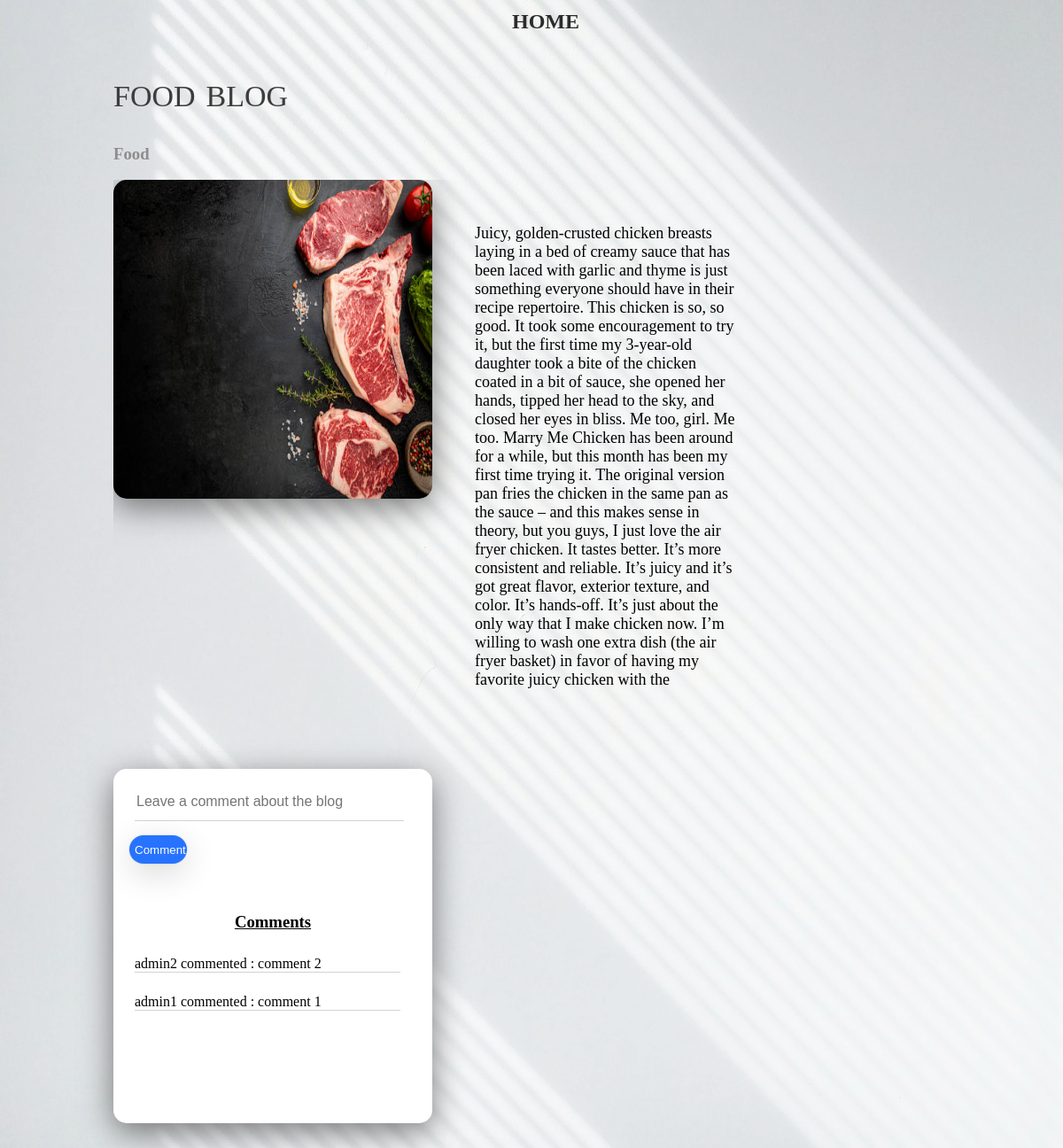
Page /ExtraPages/blogToShow.php?id=1 on the committed database.
### tables this page shows
CREATE TABLE `blogs` (
  `id` int(11) NOT NULL,
  `title` varchar(255) NOT NULL,
  `category` enum('News','Food','Fashion') NOT NULL,
  `content` varchar(1000) NOT NULL,
  `image` varchar(255) NOT NULL
);

### functions/databaseFunctions.php (called while the page is built, shortened)
<?php
function defaultConnectToDatabase() {
    $servername = "localhost";
    $username   = "root";
    $password   = "";
    $dbname     = "db_lab_php";
    $conn = new mysqli($servername, $username, $password, $dbname);
    return $conn;
}
function selectFromDbArray($sql) {
    $conn   = defaultConnectToDatabase();
    $result = $conn->query($sql);
    return $result;
}
?>

### Servers/displayComments.php (called while the page is built)
<?php
require_once('../functions/databaseFunctions.php');
$sql = "SELECT comments.*, users.name AS user_name
        FROM comments
        JOIN blogs_comments ON comments.id = blogs_comments.comment_id
        JOIN blogs ON blogs.id = blogs_comments.blog_id
        JOIN users_comments ON comments.id = users_comments.comment_id
        JOIN users ON users.id = users_comments.user_id
        WHERE blogs.id = $blog_id
        ORDER BY comments.id DESC";
$result = selectFromDbArray($sql);
$commentsArray = array();
$userNamesArray = array();
while ($row = mysqli_fetch_assoc($result)) {
    $commentsArray[] = $row['comment'];
    $userNamesArray[] = $row['user_name'];
}
return array('comments' => $commentsArray, 'user_names' => $userNamesArray);
?>

### ExtraPages/blogToShow.php (the view, shortened to what this page needs)
<?php
require_once('../functions/databaseFunctions.php');
$blog_id = $_GET['id'];
$id = $_GET['id'];
$sql = "SELECT image, title , content , category
        FROM blogs
        WHERE id = $id";
$result = selectFromDbArray($sql);
$data = $result->fetch_assoc();
$image = $data['image'];
$title = $data['title'];
$content = $data['content'];
$category = $data['category'];
?>
<!DOCTYPE html>
<html lang="en">
<head>
    <link  rel="stylesheet" href="../css/blogToShow.css">
</head>
<body>
    <button class="homeButton" onclick="window.location.href = '../index.php';">HOME</button>
    <div class="titleAndCategory">
    <?php
    echo "<h1 class='title'>$title</h1>";
    echo "<h3 class='category'>$category</h3>";
    ?>
    <div class="imageAndContent">
        <?php
        echo "<img class='image' src='". $image ."'>";
        echo "<div class='content'>";
        echo "<p class='content'>$content</p>";
        echo "</div>";
        ?>
    </div>
    </div>
    <div class="commentSection">
        <form action="../Servers/createComment.php" method="POST">
            <input type="text" class="commentInput" name="comment" placeholder="Leave a comment about the blog">
            <input type="submit" class="commentButton" value="Comment">
        </form>
        <br><br>
        <h3 style="text-align: center; text-decoration: underline;">Comments</h3>
        <br<br>
        <?php
            $data = require_once('../Servers/displayComments.php');
                $commentsArray = $data['comments'];
                $userNamesArray = $data['user_names'];
                for ($i = 0; $i < count($commentsArray); $i++) {
                    echo "<div class='commentDiv'>";
                    echo "<p class='comment'>$userNamesArray[$i] commented : $commentsArray[$i]</p>";
                    echo "</div>";
                }
        ?>
    </div>
</body>
</html>

### css/blogToShow.css (style rules this page uses)
body::before { content: ""; position: fixed; top: 0; left: 0; width: 100%; height: 100%; background-image: url("../images/blogToShowBackground.jpg"); background-size: cover; opacity: 0.6; z-index: -1; }
.homeButton { top: 2vh; width: 6vw; height: 4vh; margin-left: 47vw; margin-bottom: -15vh; border: none; font-size: x-large; font-weight: 600; font-family: 'Times New Roman', Times, serif; color: rgb(43, 43, 43); background-color: rgba(105, 105, 105, 0); cursor: pointer; }
.titleAndCategory { margin-left: 10vw; margin-top: 5vh; }
.imageAndContent { display: flex; align-items: start; overflow: auto; }
.image { width: 30vw; height: 45vh; border: none; border-radius: 15px; box-shadow: rgba(0, 0, 0, 0.5) 0px 10px 36px 0px; }
.title { font-size: 6vh; font-weight: 400; font-family: 'Times New Roman', Times, serif; font-variant-caps: petite-caps; color: rgb(61, 61, 61); }
.category { margin-right: 0; color: rgb(141, 141, 141); }
.content { width: 25vw; padding: 2vh 2vw 2vh 2vw; font-size: large; font-family: 'Times New Roman', Times, serif; flex-grow: 1; overflow: auto; }
.commentSection { margin-left: 10vw; margin-top: 5vh; margin-bottom: 5vh; width: 30vw; height: 50vh; border: none; border-radius: 15px; background-color: rgb(255, 255, 255); overflow-y: auto; box-shadow: rgba(0, 0, 0, 0.5) 0px 10px 36px 0px; }
.commentInput { margin-top: 2vh; margin-left: 2vw; width: 25vw; height: 5vh; border: 1px rgba(19, 19, 19, 0.507); font-size: medium; outline: none; border-bottom: 1px solid lightgray; }
.commentInput ::placeholder { text-align: center; }
.commentButton { margin-left: 5%; margin-top: 2vh; width: 18%; height: 4vh; border-radius: 20px; background-color: rgb(39, 115, 255); color: white; border: none; cursor: pointer; box-shadow: rgba(0, 0, 0, 0.16) 0px 10px 36px 0px, rgba(0, 0, 0, 0.06) 0px 0px 0px 1px; }
.comment { margin-top: 2vh; margin-left: 2vw; padding-top: 1vh; width: 25vw; border: none; background-color: rgb(255, 255, 255); border-bottom: 1px solid lightgray; }

### rows in the picture
blogs: title "food blog", category "Food", image (picture), content "Juicy, golden-crusted chicken breasts laying in a bed of creamy sauce that has been laced with garlic and thyme is just something everyone should have in their recipe repertoire. This chicken is so, so good. It took some encouragement to try it, but the first time my 3-year-old daughter took a bite of the chicken coated in a bit of sauce, she opened her hands, tipped her head to the sky, and closed her eyes in bliss. Me too, girl. Me too. Marry Me Chicken has been around for a while, but this month has been my first time trying it. The original version pan fries the chicken in the same pan as the sauce – and this makes sense in theory, but you guys, I just love the air fryer chicken. It…"

### other values in the picture
$userNamesArray[$i] "admin2"
$commentsArray[$i] "comment 2"
$userNamesArray[$i] "admin1"
$commentsArray[$i] "comment 1"
